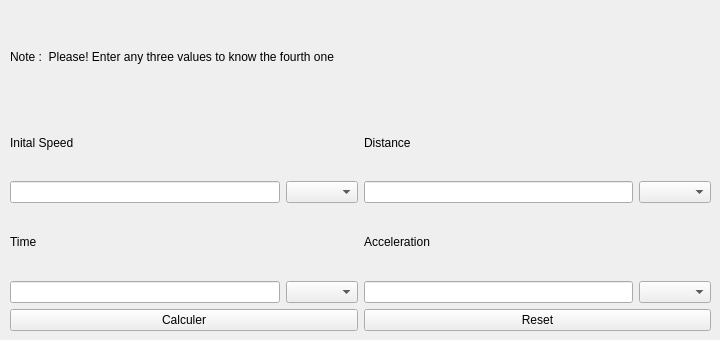
      <widget class="QWidget" name="tab_12">
       <attribute name="title">
        <string>Distance Traveled</string>
       </attribute>
       <widget class="QWidget" name="layoutWidget_13">
        <property name="geometry">
         <rect>
          <x>10</x>
          <y>10</y>
          <width>701</width>
          <height>321</height>
         </rect>
        </property>
        <layout class="QGridLayout" name="gridLayout_32">
         <item row="2" column="1">
          <layout class="QGridLayout" name="gridLayout_36">
           <item row="0" column="0">
            <widget class="QLabel" name="acceleration_inputLabel2_10">
             <property name="text">
              <string>Acceleration</string>
             </property>
            </widget>
           </item>
           <item row="1" column="0">
            <widget class="QLineEdit" name="acceleration_distanceTraveled_inputAcceleration"/>
           </item>
           <item row="1" column="1">
            <widget class="QComboBox" name="acceleration_distanceTraveled_unitAcceleration"/>
           </item>
          </layout>
         </item>
         <item row="2" column="0">
          <layout class="QGridLayout" name="gridLayout_35">
           <item row="0" column="0">
            <widget class="QLabel" name="acceleration_inputLabel2_9">
             <property name="text">
              <string>Time</string>
             </property>
            </widget>
           </item>
           <item row="1" column="0">
            <widget class="QLineEdit" name="acceleration_distanceTraveled_inputTime"/>
           </item>
           <item row="1" column="1">
            <widget class="QComboBox" name="acceleration_distanceTraveled_unitTime"/>
           </item>
          </layout>
         </item>
         <item row="1" column="0">
          <layout class="QGridLayout" name="gridLayout_33">
           <item row="0" column="0">
            <widget class="QLabel" name="acceleration_inputLabel2_7">
             <property name="text">
              <string>Inital Speed</string>
             </property>
            </widget>
           </item>
           <item row="1" column="0">
            <widget class="QLineEdit" name="acceleration_distanceTraveled_inputInitalSpeed"/>
           </item>
           <item row="1" column="1">
            <widget class="QComboBox" name="acceleration_distanceTraveled_unitInitalSpeed"/>
           </item>
          </layout>
         </item>
         <item row="0" column="0" colspan="2">
          <widget class="QLabel" name="label_21">
           <property name="text">
            <string>Note :  Please! Enter any three values to know the fourth one</string>
           </property>
          </widget>
         </item>
         <item row="3" column="0" colspan="2">
          <layout class="QHBoxLayout" name="horizontalLayout_8">
           <item>
            <widget class="QPushButton" name="acceleration_distanceTraveled_calc">
             <property name="text">
              <string>Calculer</string>
             </property>
            </widget>
           </item>
           <item>
            <widget class="QPushButton" name="acceleration_distanceTraveled_reset">
             <property name="text">
              <string>Reset</string>
             </property>
            </widget>
           </item>
          </layout>
         </item>
         <item row="1" column="1">
          <layout class="QGridLayout" name="gridLayout_34">
           <item row="0" column="0">
            <widget class="QLabel" name="acceleration_inputLabel2_8">
             <property name="text">
              <string>Distance</string>
             </property>
            </widget>
           </item>
           <item row="1" column="1">
            <widget class="QComboBox" name="acceleration_distanceTraveled_unitDistance"/>
           </item>
           <item row="1" column="0">
            <widget class="QLineEdit" name="acceleration_distanceTraveled_inputDistance"/>
           </item>
          </layout>
         </item>
        </layout>
       </widget>
      </widget>
